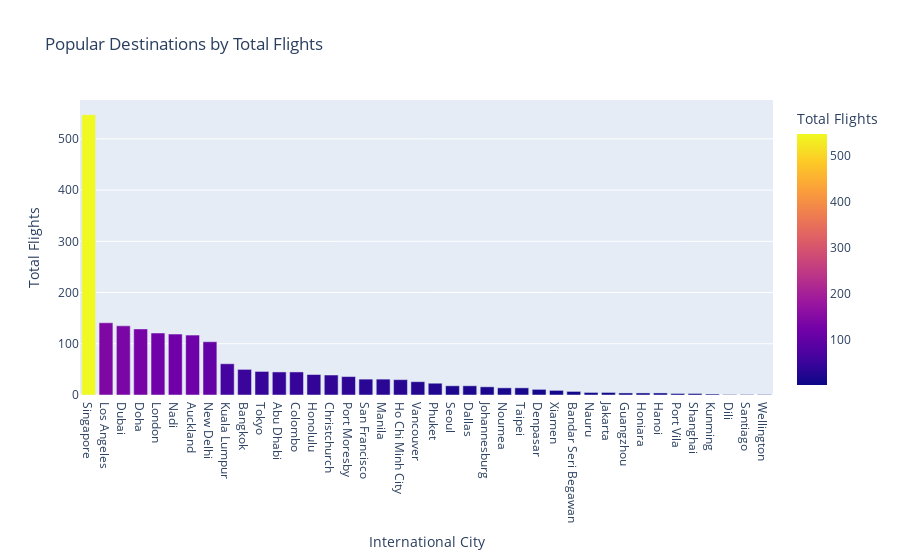

Source (notebook cell):
### Markdown cell above
## 2) Popular Destinations by Total Flights - Shenae
- plotly.express

### Code cell
# Group by International City and calculate total flights to each destination
popular_destinations = Flights_Out.groupby('International_City')['All_Flights'].sum().reset_index()

# Sort by total flights in descending order to find popular destinations
popular_destinations = popular_destinations.sort_values(by='All_Flights', ascending=False)

# Create a bar chart using Plotly Express
fig = px.bar(popular_destinations, x='International_City', y='All_Flights',
             title='Popular Destinations by Total Flights',
             labels={'All_Flights': 'Total Flights', 'International_City': 'International City'},
             color='All_Flights')

fig.update_layout(height=700)

fig.show()

### Figure 1 — Plotly figure (JSON) as saved in the notebook; plotly's stock layout.template omitted (floating-point values rounded to 4 significant figures)
{"data": [{"alignmentgroup": "True", "hovertemplate": "International City=%{x}<br>Total Flights=%{marker.color}<extra></extra>", "legendgroup": "", "marker": {"color": [547, 141, 135, 129, 121, 119, 117, 104, 61, 50, 46, 45, 45, 40, 39, 36, 31, 31, 30, 26, 23, 18, 18, 16, 14, 14, 11, 9, 7, 5, 5, 4, 4, 4, 3, 3, 2, 1, 1, 1], "coloraxis": "coloraxis", "pattern": {"shape": ""}}, "name": "", "offsetgroup": "", "orientation": "v", "showlegend": false, "textposition": "auto", "type": "bar", "x": ["Singapore", "Los Angeles", "Dubai", "Doha", "London", "Nadi", "Auckland", "New Delhi", "Kuala Lumpur", "Bangkok", "Tokyo", "Abu Dhabi", "Colombo", "Honolulu", "Christchurch", "Port Moresby", "San Francisco", "Manila", "Ho Chi Minh City", "Vancouver", "Phuket", "Seoul", "Dallas", "Johannesburg", "Noumea", "Taipei", "Denpasar", "Xiamen", "Bandar Seri Begawan", "Nauru", "Jakarta", "Guangzhou", "Honiara", "Hanoi", "Port Vila", "Shanghai", "Kunming", "Dili", "Santiago", "Wellington"], "xaxis": "x", "y": [547, 141, 135, 129, 121, 119, 117, 104, 61, 50, 46, 45, 45, 40, 39, 36, 31, 31, 30, 26, 23, 18, 18, 16, 14, 14, 11, 9, 7, 5, 5, 4, 4, 4, 3, 3, 2, 1, 1, 1], "yaxis": "y"}], "layout": {"autosize": true, "barmode": "relative", "coloraxis": {"colorbar": {"title": {"text": "Total Flights"}}, "colorscale": [[0, "#0d0887"], [0.1111, "#46039f"], [0.2222, "#7201a8"], [0.3333, "#9c179e"], [0.4444, "#bd3786"], [0.5556, "#d8576b"], [0.6667, "#ed7953"], [0.7778, "#fb9f3a"], [0.8889, "#fdca26"], [1, "#f0f921"]]}, "legend": {"tracegroupgap": 0}, "title": {"text": "Popular Destinations by Total Flights"}, "xaxis": {"anchor": "y", "autorange": true, "domain": [0, 1], "range": [-0.5, 39.5], "title": {"text": "International City"}, "type": "category"}, "yaxis": {"anchor": "x", "autorange": true, "domain": [0, 1], "range": [0, 575.8], "title": {"text": "Total Flights"}, "type": "linear"}}}
